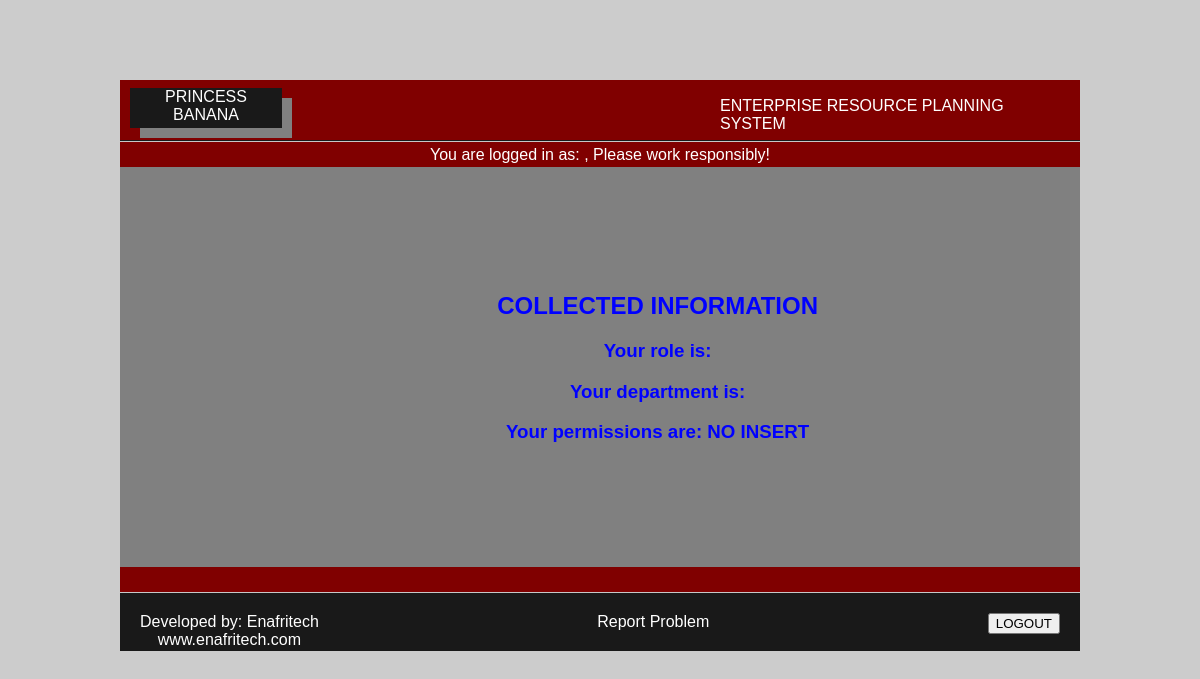
Page /frontend/dashboard.php on the earlier database version.
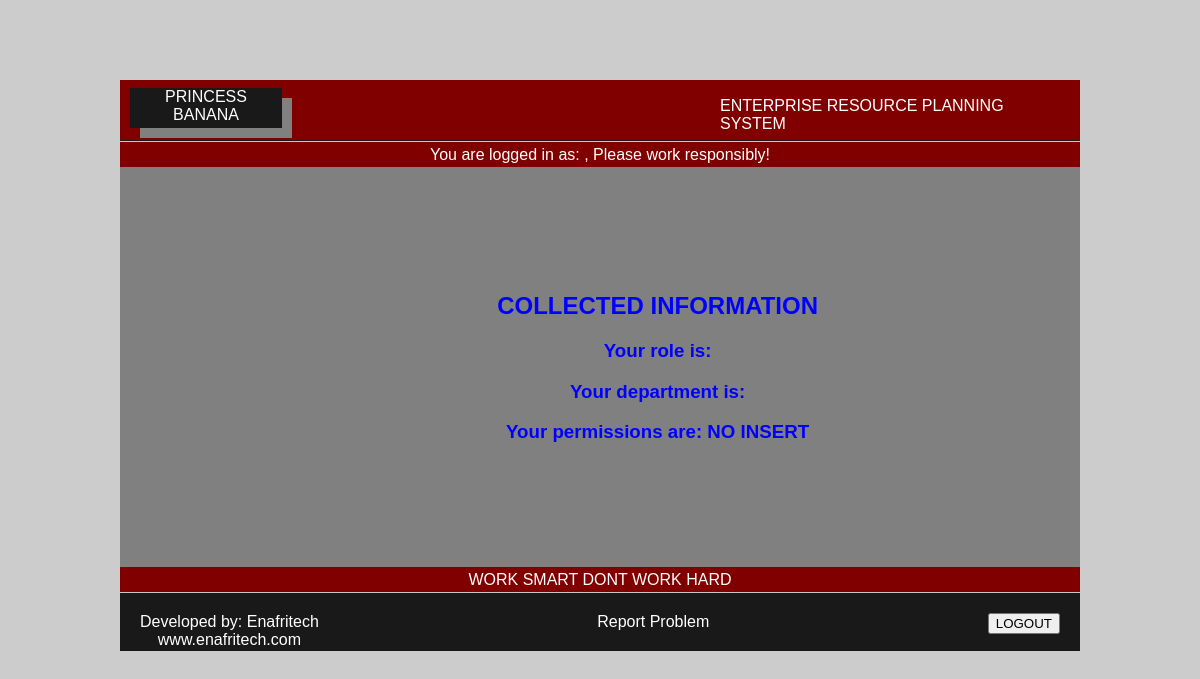
Same page on the later database version.
### tables this page shows
CREATE TABLE `motd_adm` (
  `MessageID` int(11) NOT NULL,
  `MessageDate` date NOT NULL,
  `Message` varchar(255) NOT NULL
);

### frontend/scripts/fe_queries.php (called while the page is built, shortened)
<?php
	require_once "class.config.php";
	class queryFRONTEND{
		public $link;
		function __construct(){
			$db_connection = new dbConnection();
			$this->link = $db_connection->connect();
			return $this->link;
		}
		function fetch_MOTD(){
			$query = $this->link->prepare("SELECT Message FROM pb_db.motd_adm ORDER BY MessageID DESC LIMIT 1");
			try{
				$query->execute();
				$result = $query->fetchAll(PDO::FETCH_ASSOC);
				foreach ($result as $key => $item){
					$msg = $item['Message'];
				}
			}catch (PDOException $e){die($e->getMessage());}
			return $msg;
		}
		function fetch_user_permission($r_id){
			$query = $this->link->prepare("select role_perm_adm.PermissionName AS PERM FROM pb_db.role_perm_adm JOIN pb_db.userrole_adm ON pb_db.userrole_adm.RoleName = pb_db.role_perm_adm.RoleName WHERE pb_db.userrole_adm.RoleID = ?");
			try{
				$values = array($r_id);
				$query->execute($values);
				$results = $query->fetchAll(PDO::FETCH_ASSOC);
			}catch (PDOException $e){die($e->getMessage());}
		}
	}
?>

### frontend/scripts/class.config.php (called while the page is built, shortened)
<?php
class dbConnection{
public $db_host = "localhost";
public $db_user = "root";
public $db_pass = "";
public $db_name = "pb_db";
function connect(){
    try{
    $this->db_conn = new PDO("mysql:host = $this->db_host; dbname = $this->db_name",
    $this->db_user, $this->db_pass);
    $this->db_conn->setAttribute(PDO::ATTR_ERRMODE, PDO::ERRMODE_EXCEPTION);
    return $this->db_conn;
    }
    catch(PDOException $e){
        return "MySQL error : " . $e->getMessage();
    }
}
}
?>

### frontend/dashboard.php (the view, shortened to what this page needs)
<?php
	if(!isset($_SESSION)){
		echo "<script> location.href='index.html'; </script>";
		exit;
	}else{
		include "scripts/fe_queries.php";
		$e_id = $_SESSION['EmployeeID'];
		$r_id = $_SESSION['RoleID'];
		$motd_list = new queryFRONTEND();
		$User_name = new queryFRONTEND();
		$user_role = new queryFRONTEND();
		$user_dept = new queryFRONTEND();
		$user_permissions = new queryFRONTEND();
		$motd = $motd_list->fetch_MOTD();
		$name = $User_name->fetch_employee_name($e_id);
		$role_name = $user_role->fetch_role_name($r_id);
		$dept_name = $user_dept->fetch_user_dept($e_id);
		$perm_list = $user_permissions->fetch_user_permission($r_id);
	}
?>
<!DOCTYPE html>
<html>
    <head>
        <link rel="stylesheet"  type="text/css" href="style.css">
    </head>
    <body>
      <div class="container" id="container">
        <div id="header">
           <div id="logo">PRINCESS BANANA</div>
           <div id="top_info">ENTERPRISE RESOURCE PLANNING SYSTEM</div>
        </div>
        <div id="content_area">
            <div id="login_0">You are logged in as:  <?php echo $name; ?>,  Please work responsibly!</div>
			<div id="login_1">
				<div id="form_wrapper">
					<div id="text_section">
						<h2 style="color:blue;">COLLECTED INFORMATION</h2>
						<h3 style="color:blue;">Your role is:   <?php echo $role_name; ?> </h3>
						<h3 style="color:blue;">Your department is:  <?php echo $dept_name; ?></h3>
						<h3 style="color:blue;">Your permissions  are:  <?php if ("insert" == array_search("insert",$perm_list)){echo $perm_list[0];}else{echo "NO INSERT";} ?></h3>
					</div>
				</div>
			</div>
			<div id="sitemessages"><marquee behavior="scroll" direction="left"><?php echo $motd; ?></marquee></div>
		</div>
        <div id="footer">
           <div id="section_1">Developed by: Enafritech <br> www.enafritech.com</div>
           <div id="section_2"><a id="repopro" href="#">Report Problem</a></div>
           <div id="section_3">
		   		<form id="logout_form">
					<input type="submit" id="logout_btn" name="logout" value="LOGOUT">
				</form>
		   </div>
        </div>
	</div>
   </body>
</html>

Differences in the rows shown:
added motd_adm: Message "WORK SMART DONT WORK HARD"
